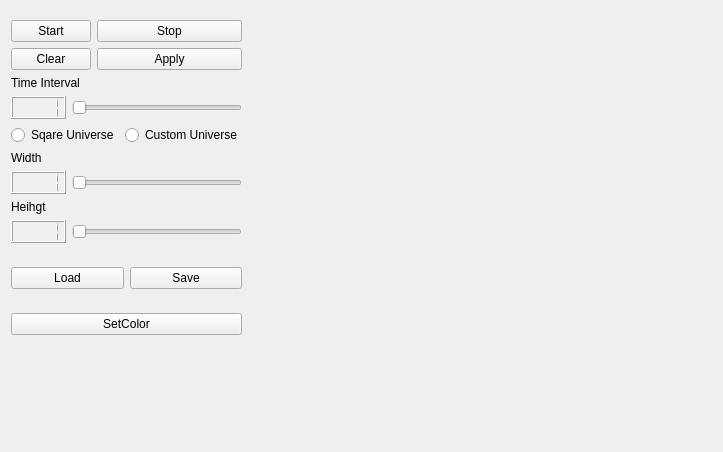
<?xml version="1.0" encoding="UTF-8"?>
<ui version="4.0">
 <class>MainWindow</class>
 <widget class="QMainWindow" name="MainWindow">
  <property name="geometry">
   <rect>
    <x>0</x>
    <y>0</y>
    <width>723</width>
    <height>452</height>
   </rect>
  </property>
  <property name="minimumSize">
   <size>
    <width>0</width>
    <height>452</height>
   </size>
  </property>
  <property name="windowTitle">
   <string>MainWindow</string>
  </property>
  <widget class="QWidget" name="centralWidget">
   <property name="minimumSize">
    <size>
     <width>0</width>
     <height>432</height>
    </size>
   </property>
   <widget class="QWidget" name="">
    <property name="geometry">
     <rect>
      <x>0</x>
      <y>9</y>
      <width>659</width>
      <height>433</height>
     </rect>
    </property>
    <layout class="QHBoxLayout" name="mainLayout">
     <item>
      <layout class="QVBoxLayout" name="setLayout">
       <item>
        <layout class="QFormLayout" name="settingLayout">
         <item row="0" column="0">
          <widget class="QPushButton" name="StartButton">
           <property name="text">
            <string>Start</string>
           </property>
          </widget>
         </item>
         <item row="0" column="1">
          <widget class="QPushButton" name="StopButton">
           <property name="text">
            <string>Stop</string>
           </property>
          </widget>
         </item>
         <item row="1" column="0">
          <widget class="QPushButton" name="ClearButton">
           <property name="text">
            <string>Clear</string>
           </property>
          </widget>
         </item>
         <item row="1" column="1">
          <widget class="QPushButton" name="applyButton">
           <property name="text">
            <string>Apply</string>
           </property>
          </widget>
         </item>
        </layout>
       </item>
       <item>
        <layout class="QVBoxLayout" name="timeLayout">
         <item>
          <widget class="QLabel" name="label_3">
           <property name="text">
            <string>Time Interval</string>
           </property>
          </widget>
         </item>
         <item>
          <layout class="QHBoxLayout" name="timeSliderLayout">
           <item>
            <widget class="QLCDNumber" name="intimeIntervalLCD">
             <property name="smallDecimalPoint">
              <bool>false</bool>
             </property>
             <property name="digitCount">
              <number>4</number>
             </property>
             <property name="segmentStyle">
              <enum>QLCDNumber::Filled</enum>
             </property>
             <property name="intValue" stdset="0">
              <number>1</number>
             </property>
            </widget>
           </item>
           <item>
            <widget class="QSlider" name="intervalSlider">
             <property name="orientation">
              <enum>Qt::Horizontal</enum>
             </property>
            </widget>
           </item>
          </layout>
         </item>
        </layout>
       </item>
       <item>
        <layout class="QVBoxLayout" name="universeSettingLayout">
         <item>
          <layout class="QHBoxLayout" name="radioButtonsLayout">
           <item>
            <widget class="QRadioButton" name="squareButton">
             <property name="text">
              <string>Sqare Universe</string>
             </property>
            </widget>
           </item>
           <item>
            <widget class="QRadioButton" name="customButton">
             <property name="autoFillBackground">
              <bool>false</bool>
             </property>
             <property name="text">
              <string>Custom Universe</string>
             </property>
            </widget>
           </item>
          </layout>
         </item>
         <item>
          <widget class="QLabel" name="label_1">
           <property name="text">
            <string>Width</string>
           </property>
          </widget>
         </item>
         <item>
          <layout class="QHBoxLayout" name="widthSliderLayout_2">
           <item>
            <widget class="QLCDNumber" name="widthLCD">
             <property name="smallDecimalPoint">
              <bool>false</bool>
             </property>
             <property name="digitCount">
              <number>4</number>
             </property>
             <property name="segmentStyle">
              <enum>QLCDNumber::Filled</enum>
             </property>
             <property name="intValue" stdset="0">
              <number>1</number>
             </property>
            </widget>
           </item>
           <item>
            <widget class="QSlider" name="widthSlider">
             <property name="orientation">
              <enum>Qt::Horizontal</enum>
             </property>
            </widget>
           </item>
          </layout>
         </item>
         <item>
          <widget class="QLabel" name="label_2">
           <property name="text">
            <string>Heihgt</string>
           </property>
          </widget>
         </item>
         <item>
          <layout class="QHBoxLayout" name="horizontalLayout">
           <item>
            <widget class="QLCDNumber" name="heightLCD">
             <property name="smallDecimalPoint">
              <bool>false</bool>
             </property>
             <property name="digitCount">
              <number>4</number>
             </property>
             <property name="segmentStyle">
              <enum>QLCDNumber::Filled</enum>
             </property>
             <property name="intValue" stdset="0">
              <number>1</number>
             </property>
            </widget>
           </item>
           <item>
            <widget class="QSlider" name="heightSlider">
             <property name="orientation">
              <enum>Qt::Horizontal</enum>
             </property>
            </widget>
           </item>
          </layout>
         </item>
        </layout>
       </item>
       <item>
        <spacer name="verticalSpacer_2">
         <property name="orientation">
          <enum>Qt::Vertical</enum>
         </property>
         <property name="sizeType">
          <enum>QSizePolicy::Fixed</enum>
         </property>
         <property name="sizeHint" stdset="0">
          <size>
           <width>218</width>
           <height>18</height>
          </size>
         </property>
        </spacer>
       </item>
       <item>
        <layout class="QHBoxLayout" name="fileLayout">
         <item>
          <widget class="QPushButton" name="loadButton">
           <property name="text">
            <string>Load</string>
           </property>
          </widget>
         </item>
         <item>
          <widget class="QPushButton" name="saveButton">
           <property name="text">
            <string>Save</string>
           </property>
          </widget>
         </item>
        </layout>
       </item>
       <item>
        <spacer name="verticalSpacer_3">
         <property name="orientation">
          <enum>Qt::Vertical</enum>
         </property>
         <property name="sizeType">
          <enum>QSizePolicy::Fixed</enum>
         </property>
         <property name="sizeHint" stdset="0">
          <size>
           <width>218</width>
           <height>18</height>
          </size>
         </property>
        </spacer>
       </item>
       <item>
        <widget class="QPushButton" name="colorButton">
         <property name="text">
          <string>SetColor</string>
         </property>
        </widget>
       </item>
       <item>
        <spacer name="verticalSpacer_4">
         <property name="orientation">
          <enum>Qt::Vertical</enum>
         </property>
         <property name="sizeHint" stdset="0">
          <size>
           <width>20</width>
           <height>40</height>
          </size>
         </property>
        </spacer>
       </item>
      </layout>
     </item>
     <item>
      <widget class="GameWidget" name="game" native="true">
       <property name="minimumSize">
        <size>
         <width>431</width>
         <height>431</height>
        </size>
       </property>
      </widget>
     </item>
    </layout>
   </widget>
  </widget>
 </widget>
 <layoutdefault spacing="6" margin="11"/>
 <customwidgets>
  <customwidget>
   <class>GameWidget</class>
   <extends>QWidget</extends>
   <header location="global">gamewidget.h</header>
   <container>1</container>
  </customwidget>
 </customwidgets>
 <resources/>
 <connections>
  <connection>
   <sender>heightSlider</sender>
   <signal>valueChanged(int)</signal>
   <receiver>heightLCD</receiver>
   <slot>display(int)</slot>
   <hints>
    <hint type="sourcelabel">
     <x>173</x>
     <y>230</y>
    </hint>
    <hint type="destinationlabel">
     <x>37</x>
     <y>230</y>
    </hint>
   </hints>
  </connection>
  <connection>
   <sender>widthSlider</sender>
   <signal>valueChanged(int)</signal>
   <receiver>widthLCD</receiver>
   <slot>display(int)</slot>
   <hints>
    <hint type="sourcelabel">
     <x>188</x>
     <y>181</y>
    </hint>
    <hint type="destinationlabel">
     <x>34</x>
     <y>182</y>
    </hint>
   </hints>
  </connection>
  <connection>
   <sender>intervalSlider</sender>
   <signal>valueChanged(int)</signal>
   <receiver>intimeIntervalLCD</receiver>
   <slot>display(int)</slot>
   <hints>
    <hint type="sourcelabel">
     <x>198</x>
     <y>102</y>
    </hint>
    <hint type="destinationlabel">
     <x>23</x>
     <y>106</y>
    </hint>
   </hints>
  </connection>
  <connection>
   <sender>ClearButton</sender>
   <signal>clicked()</signal>
   <receiver>applyButton</receiver>
   <slot>show()</slot>
   <hints>
    <hint type="sourcelabel">
     <x>21</x>
     <y>57</y>
    </hint>
    <hint type="destinationlabel">
     <x>136</x>
     <y>55</y>
    </hint>
   </hints>
  </connection>
  <connection>
   <sender>StartButton</sender>
   <signal>clicked()</signal>
   <receiver>applyButton</receiver>
   <slot>hide()</slot>
   <hints>
    <hint type="sourcelabel">
     <x>32</x>
     <y>19</y>
    </hint>
    <hint type="destinationlabel">
     <x>150</x>
     <y>53</y>
    </hint>
   </hints>
  </connection>
  <connection>
   <sender>StopButton</sender>
   <signal>clicked()</signal>
   <receiver>applyButton</receiver>
   <slot>show()</slot>
   <hints>
    <hint type="sourcelabel">
     <x>120</x>
     <y>21</y>
    </hint>
    <hint type="destinationlabel">
     <x>148</x>
     <y>57</y>
    </hint>
   </hints>
  </connection>
  <connection>
   <sender>customButton</sender>
   <signal>toggled(bool)</signal>
   <receiver>heightSlider</receiver>
   <slot>setEnabled(bool)</slot>
   <hints>
    <hint type="sourcelabel">
     <x>173</x>
     <y>135</y>
    </hint>
    <hint type="destinationlabel">
     <x>169</x>
     <y>230</y>
    </hint>
   </hints>
  </connection>
  <connection>
   <sender>squareButton</sender>
   <signal>toggled(bool)</signal>
   <receiver>heightSlider</receiver>
   <slot>setDisabled(bool)</slot>
   <hints>
    <hint type="sourcelabel">
     <x>84</x>
     <y>138</y>
    </hint>
    <hint type="destinationlabel">
     <x>115</x>
     <y>231</y>
    </hint>
   </hints>
  </connection>
 </connections>
</ui>
